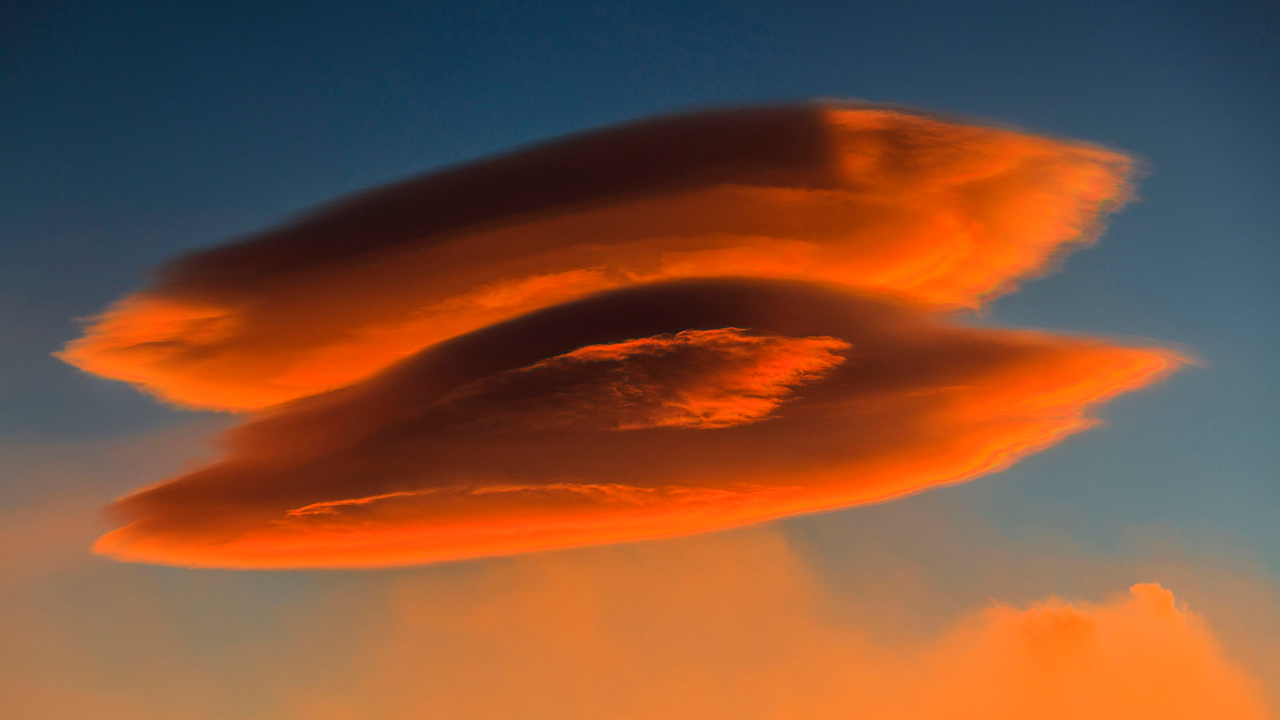
#> input picture assets/cloud.jpg, 3840 x 2160 px (shown at 1/3 size)
$ python tutorial6.py
#> lines starting #> are read from the running program, lines starting #| are printed output that depends on the picture; after the words box and inside, x2 and y2 are one past the last pixel; in counts of white or black regions, pixels touching at a corner belong together
import numpy as np
import cv2
import matplotlib.pyplot as plt

# Load the image and resize
img = cv2.imread('assets/cloud.jpg')
#> img is the input picture: shape (2160, 3840, 3); mean B, G, R 57.4, 81.5, 127.7
img = cv2.resize(img, (800, 800))
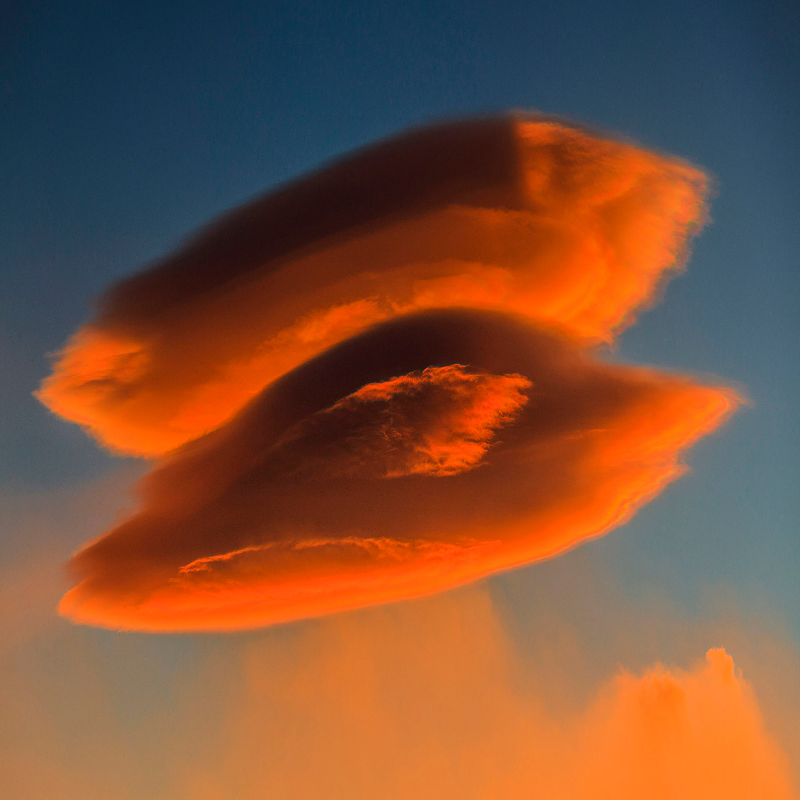
#> img: shape (800, 800, 3); mean B, G, R 57.3, 81.4, 127.6
gray = cv2.cvtColor(img, cv2.COLOR_BGR2GRAY) # such methods/algo work well with grayscale
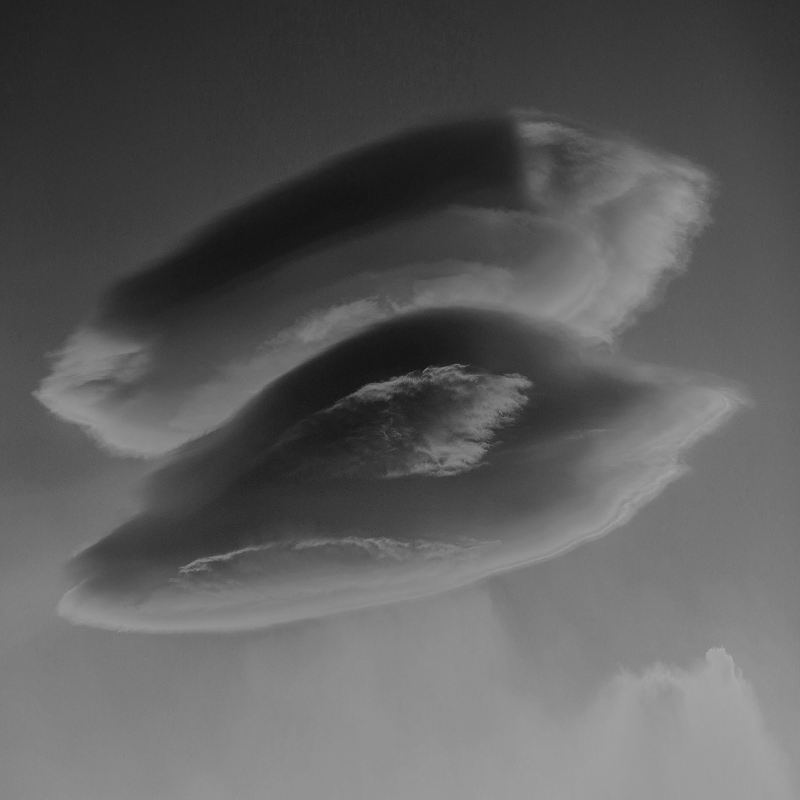
#> gray: shape (800, 800); min 17, max 170, mean 92.5

# Xhi Tomasi method of extracting corners
corners = cv2.goodFeaturesToTrack(gray,     100,            0.1, 			10)
#> corners = 100 rows, first 8: [486, 450], [503, 413], [430, 377], [465, 366], [466, 462], [406, 376], [527, 399], [197, 570]
								  # img  # num of corners  # confidence    # Eucli dist btw 2 corners

# print(corners)---> returns pixel values where corners are located (dtype = float)

corners = corners.astype(int)
 # converts the dtype to int. This is new method according to newer versios of NumPy

# Make a copy of original image for Shi-Tomasi
shi_img = img.copy()

for corner in corners:
	x, y = corner.ravel()
	cv2.circle(shi_img, (x, y), 5, (255, 0, 0), -1)
#> this loop made 100 passes
#> (x, y) on passes 1 to 12: (486, 450), (503, 413), (430, 377), (465, 366), (466, 462), (406, 376), (527, 399), (197, 570), (428, 367), (438, 463), (389, 396), (455, 366)
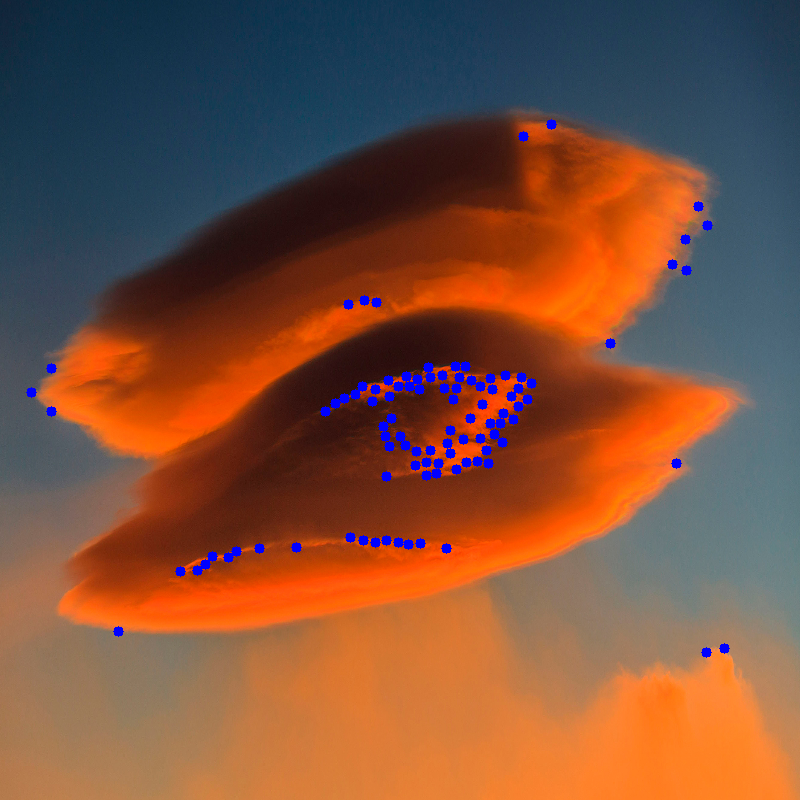
#> shi_img: shape (800, 800, 3); 1.26% of pixels changed, all inside (x1, y1, x2, y2) = (26, 119, 730, 658)

# for i in range(len(corners)):    # Loop through each corner from index 0 to last.
	#for j in range(i + 1, len(corners)):    # For each i, loop through the remaining corners (to avoid duplicate lines).
	#	corner1 = tuple(corners[i][0])
	#	corner2 = tuple(corners[j][0])
	#	color = tuple(map(lambda x: int(x), np.random.randint(0, 255, size=3)))    # Generates 3 random numbers in [0, 255) → RGB
	#	cv2.line(shi_img, corner1, corner2, color, 1)

# Harris Corner Detection
harris_img = img.copy()    # copy of original image
gray_float = np.float32(gray)    # Harris requires float32 format input

harris = cv2.cornerHarris(gray_float, 2, 3, 0.04)
# img (gray) → should be float32
# blockSize = 2 (neighborhood size)
# ksize = 3 (aperture parameter of Sobel)
# k = Harris detector free parameter in the equation

harris = cv2.dilate(harris, None)    # dilate to mark the corners more clearly

# Threshold to select strong corners
mask = harris > 0.1 * harris.max()   # Boolean mask
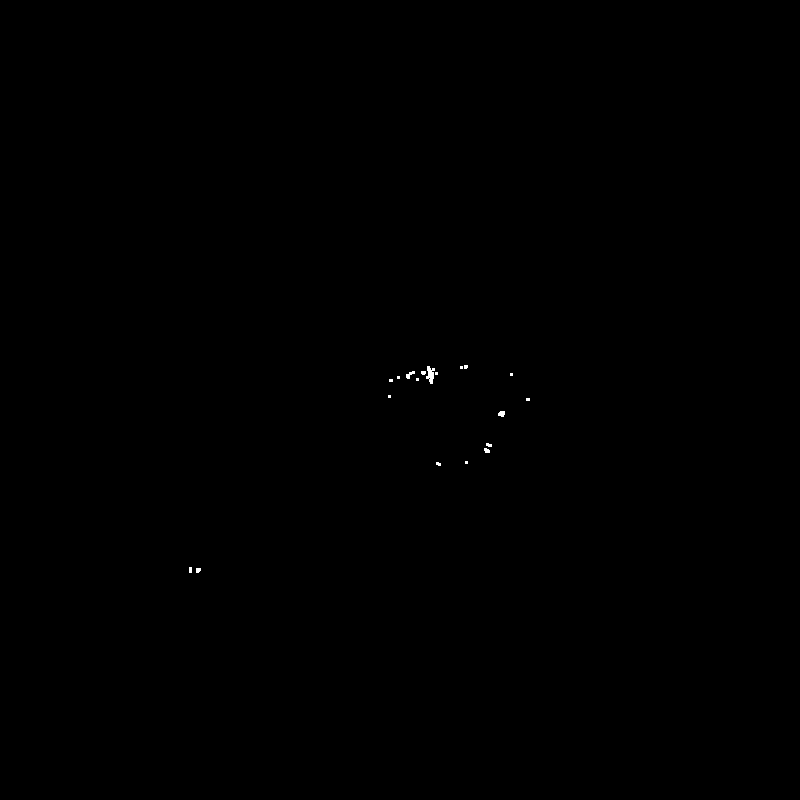
#> mask: shape (800, 800) bool; 0.06% white; 19 white regions (14 under 20 px), largest, box (x1, y1, x2, y2) and area: (426, 366, 435, 384) 97, (406, 371, 415, 379) 36, (498, 411, 505, 417) 34, (484, 448, 490, 453) 24, (196, 568, 201, 573) 22

# Further dilate the corner points to make them appear larger
mask = cv2.dilate(mask.astype(np.uint8), np.ones((5, 5), np.uint8))  # dilate with a 5x5 kernel
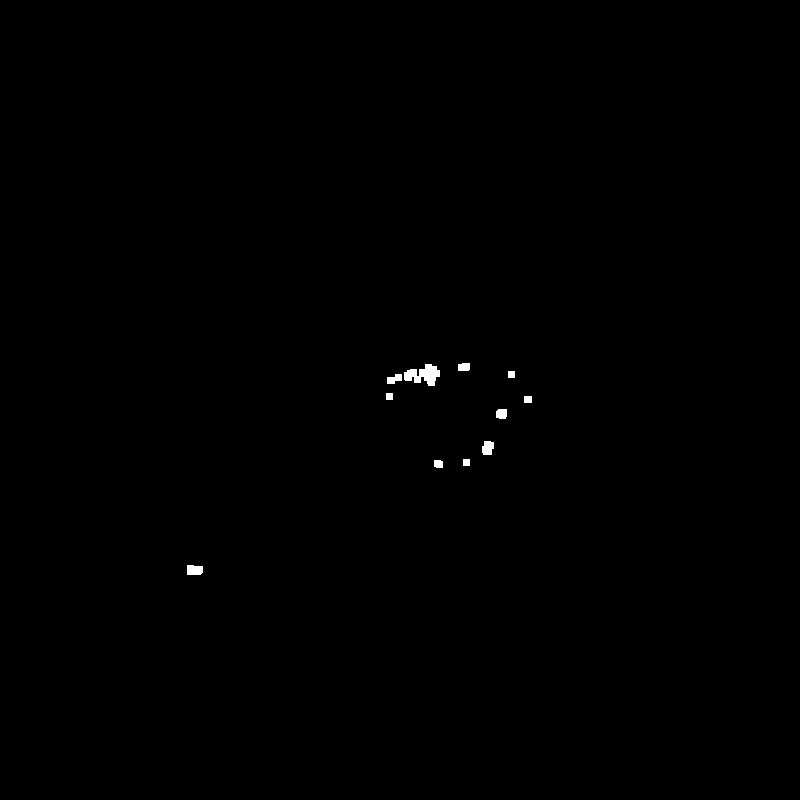
#> mask: shape (800, 800); values 0 (black) and 1 (white), 0.21% white; 11 white regions, largest, box (x1, y1, x2, y2) and area: (404, 364, 440, 386) 468, (187, 565, 203, 575) 148, (482, 441, 494, 455) 141

# Color the dilated mask regions blue
harris_img[mask == 1] = [255, 0, 0]   # blue corners
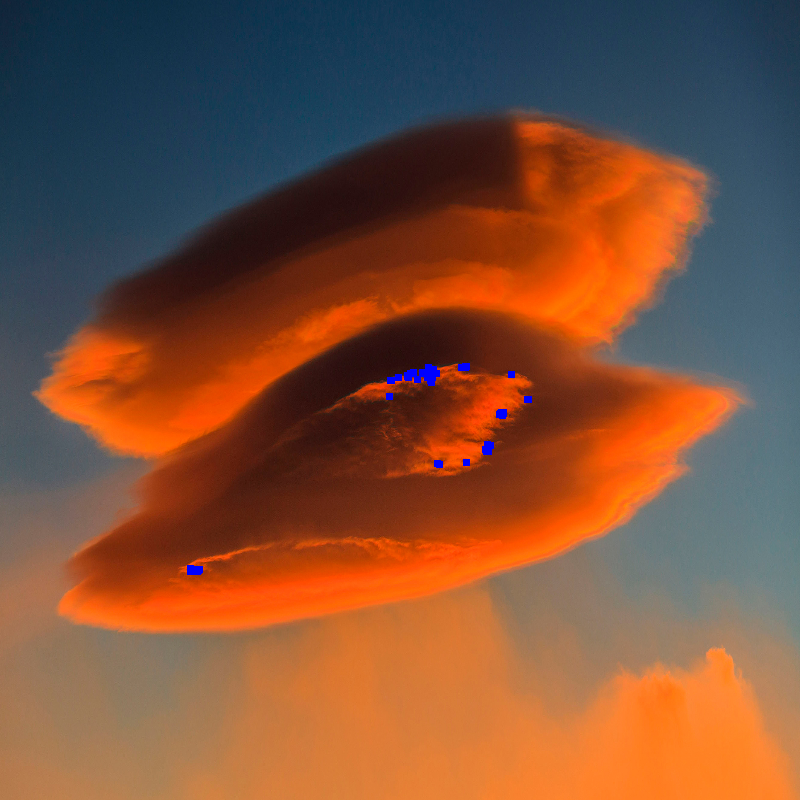
#> harris_img: shape (800, 800, 3); 0.21% of pixels changed, all inside (x1, y1, x2, y2) = (187, 363, 532, 575)


# Convert BGR to RGB for matplotlib display
shi_img_rgb = cv2.cvtColor(shi_img, cv2.COLOR_BGR2RGB)
harris_img_rgb = cv2.cvtColor(harris_img, cv2.COLOR_BGR2RGB)

# Display both using matplotlib for side-by-side comparison
plt.figure(figsize=(14, 6))

plt.subplot(1, 2, 1)
plt.imshow(shi_img_rgb)
plt.title('Shi-Tomasi Corner Detection')
plt.axis('off')

plt.subplot(1, 2, 2)
plt.imshow(harris_img_rgb)
plt.title('Harris Corner Detection')
plt.axis('off')

plt.tight_layout()
plt.show()

$ run again, with assets/soccer_practice.jpg copied over assets/cloud.jpg
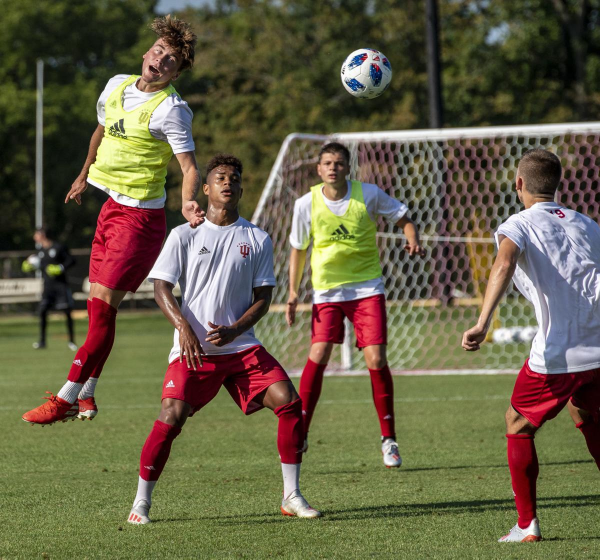
#> input picture assets/soccer_practice.jpg, 1200 x 1119 px (shown at 1/2 size)
#> img is the input picture: shape (1119, 1200, 3); mean B, G, R 70.9, 96, 102.6
#> img: shape (800, 800, 3)
#> corners = 100 rows, first 8: [272, 310], [743, 303], [165, 190], [458, 105], [245, 507], [251, 525], [271, 353], [125, 233]
#> the loop `for corner in corners:` made 100 passes
#> `mask = harris > 0.1 * harris.max()`:
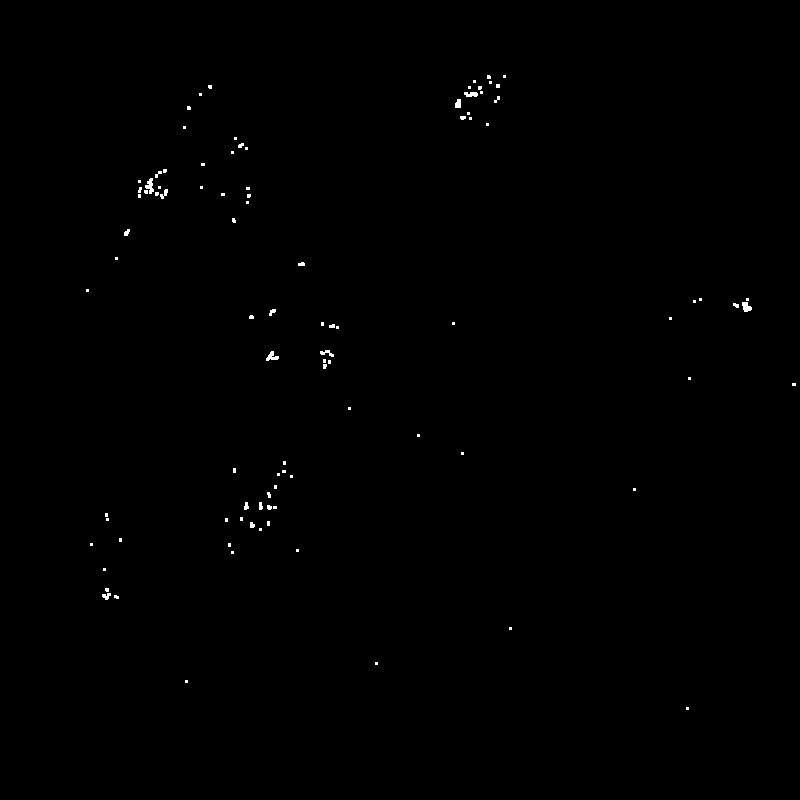
#> mask: shape (800, 800) bool; 0.26% white; 98 white regions (77 under 20 px), largest, box (x1, y1, x2, y2) and area: (145, 178, 154, 194) 80, (742, 302, 752, 312) 70, (266, 351, 279, 361) 69
#> `harris_img[mask == 1] = [255, 0, 0]`:
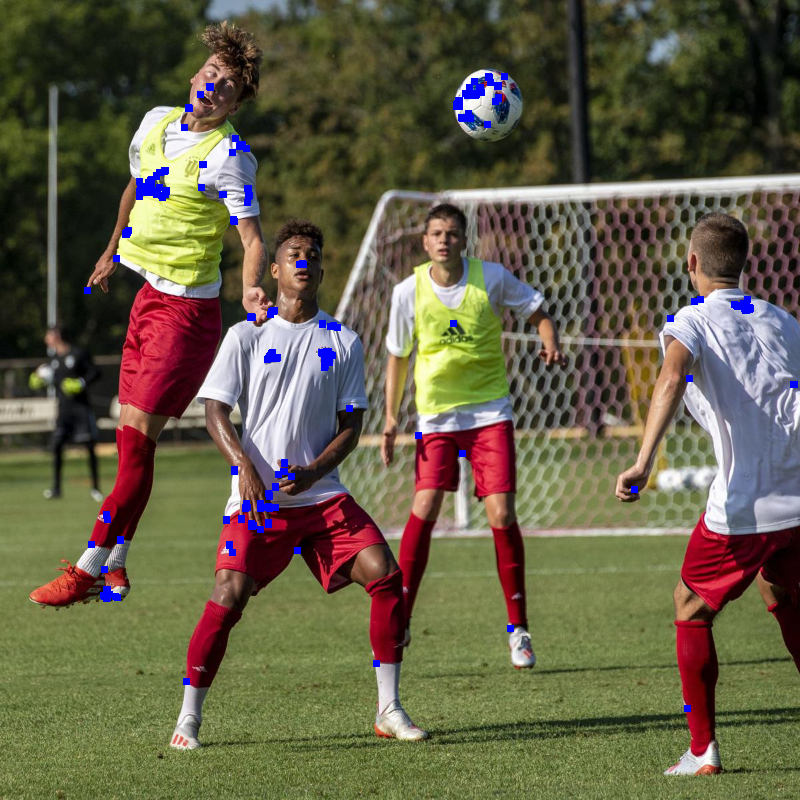
#> harris_img: shape (800, 800, 3); mean B, G, R 72.1, 94.6, 101.1
